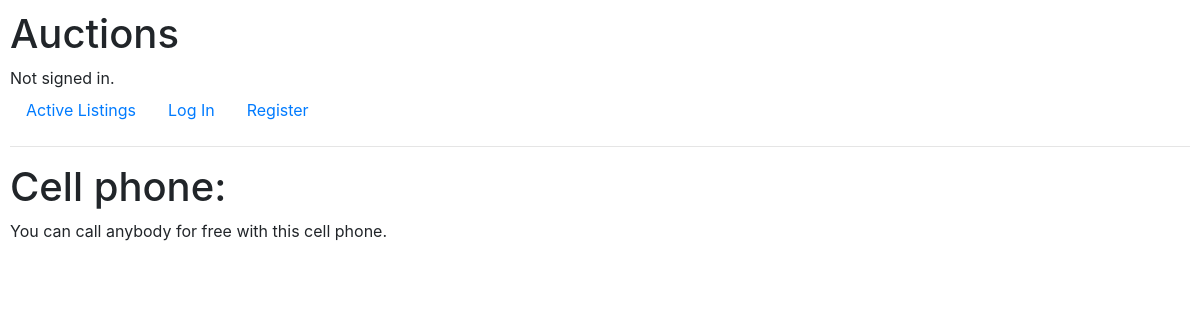
/Cell phone, run on the app's committed database.
### auctions/models.py (models this page shows, shortened)
class Auction(models.Model):
    seller = models.ForeignKey(User, on_delete=models.CASCADE)
    title = models.CharField(max_length=64)
    description = models.TextField()
    starting_bid = models.FloatField() # maybe it is beter to use models.IntegerField
    imageURL = models.URLField()
    category = models.ManyToManyField(Category, blank=True, related_name="category")

### auctions/views.py (the view)
# urls.py: path("<str:auction_title>", views.auction, name="auction")
def auction(request, auction_title):
    existing_titles = list(auction.title for auction in Auction.objects.all())
    if auction_title.upper() in list(map(str.upper,existing_titles)):
        return render(request, "auctions/auction.html",{
            "auction": Auction.objects.get(title__iexact=auction_title)
        })
    return render(request, "auctions/auction.html",{
        'message':"No data available!"
    })

### auctions/templates/auctions/auction.html (shortened to what this page needs)
{% extends "auctions/layout.html" %}
{% block body %}
    {% if auction %}
        <h1>{{ auction.title }}:</h1>
            {{ auction.description }}
    {% endif %}
{% endblock %}

### auctions/templates/auctions/layout.html (shortened to what this page needs)
{% load static %}
<!DOCTYPE html>
<html lang="en">
    <head>
        <link rel="stylesheet" href="https://stackpath.bootstrapcdn.com/bootstrap/4.4.1/css/bootstrap.min.css">
        <link href="{% static 'auctions/styles.css' %}" rel="stylesheet">
    </head>
    <body>
        <h1>Auctions</h1>
        <div>
            {% if user.is_authenticated %}
                Signed in as <strong>{{ user.username }}</strong>.
            {% else %}
                Not signed in.
            {% endif %}
        </div>
        <ul class="nav">
            <li class="nav-item">
                <a class="nav-link" href="{% url 'index' %}">Active Listings</a>
            </li>
            {% if user.is_authenticated %}
                <li class="nav-item">
                    <a class="nav-link" href="{% url 'logout' %}">Log Out</a>
                </li>
            {% else %}
                <li class="nav-item">
                    <a class="nav-link" href="{% url 'login' %}">Log In</a>
                </li>
                <li class="nav-item">
                    <a class="nav-link" href="{% url 'register' %}">Register</a>
                </li>
            {% endif %}
        </ul>
        <hr>
        {% block body %}
        {% endblock %}
    </body>
</html>

### auctions/static/auctions/styles.css (style rules this page uses)
body { padding: 10px; }

### data on the page
Auction: title "Cell phone", description "You can call anybody for free with this cell phone."
